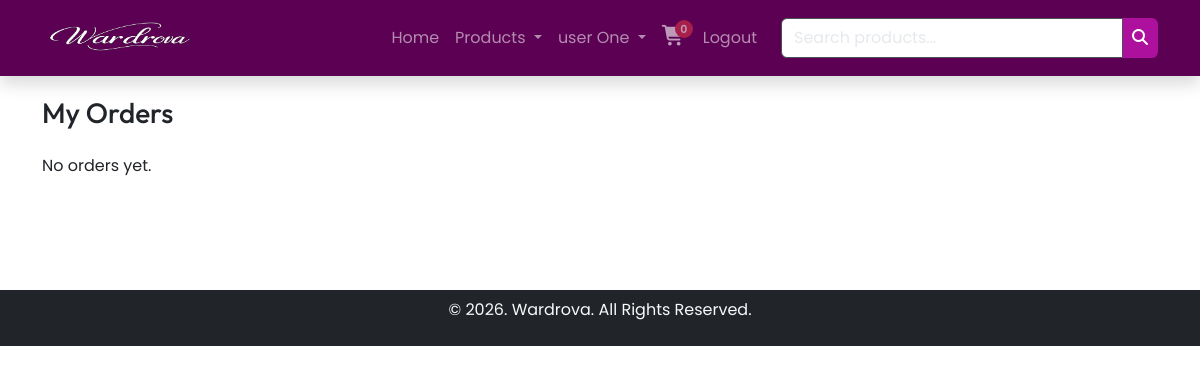
The page /orders.php (signed in) on the database as committed earlier.
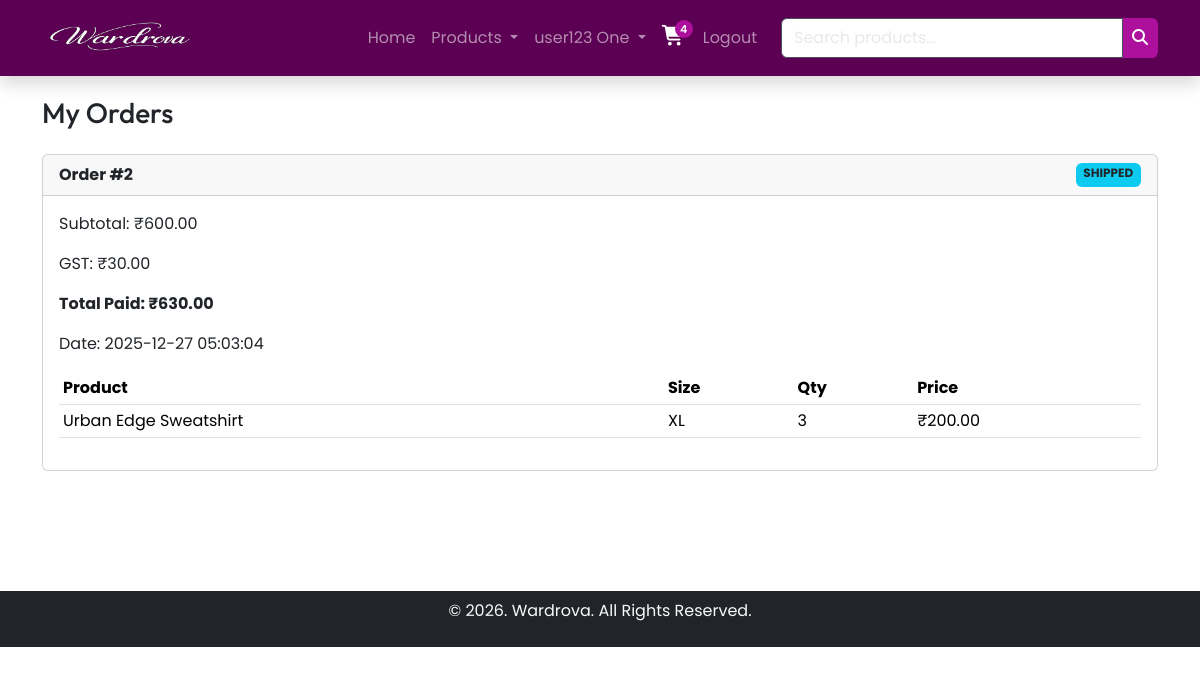
The same page on the database as committed later.
### tables this page shows
CREATE TABLE `orders` (
  `id` int(11) NOT NULL,
  `user_id` int(11) NOT NULL,
  `total_amount` decimal(10,2) NOT NULL,
  `gst_amount` decimal(10,2) NOT NULL,
  `grand_total` decimal(10,2) NOT NULL,
  `status` varchar(20) DEFAULT 'placed',
  `created_at` timestamp NOT NULL DEFAULT current_timestamp()
);

CREATE TABLE `order_items` (
  `id` int(11) NOT NULL,
  `order_id` int(11) NOT NULL,
  `product_id` int(11) NOT NULL,
  `size` varchar(10) NOT NULL,
  `quantity` int(11) NOT NULL,
  `price` decimal(10,2) NOT NULL
);

CREATE TABLE `products` (
  `id` int(11) NOT NULL,
  `category_id` int(11) NOT NULL,
  `name` varchar(100) NOT NULL,
  `description` text DEFAULT NULL,
  `price` decimal(10,2) NOT NULL,
  `created_at` timestamp NOT NULL DEFAULT current_timestamp()
);

### orders.php (the view, shortened to what this page needs)
<?php
include 'includes/header.php';
include 'includes/db_con.php';
$user_id = $_SESSION['user_id'];
$orders_q = mysqli_query(
    $conn,
    "SELECT * FROM orders
     WHERE user_id='$user_id'
     ORDER BY id DESC"
);
?>
<section class="py-5">
<div class="container py-5">
<h3 class="mb-4">My Orders</h3>
<?php if (mysqli_num_rows($orders_q) == 0) { ?>
    <p>No orders yet.</p>
<?php } ?>
<?php while ($order = mysqli_fetch_assoc($orders_q)) { ?>
<div class="card mb-4">
<div class="card-header d-flex justify-content-between">
    <strong>Order #<?= $order['id']; ?></strong>
    <span class="badge bg-info text-dark text-uppercase">
        <?= $order['status']; ?>
    </span>
</div>
<div class="card-body">
    <p>Subtotal: ₹<?= $order['total_amount']; ?></p>
<p>GST: ₹<?= $order['gst_amount']; ?></p>
<p><strong>Total Paid: ₹<?= $order['grand_total']; ?></strong></p>
    <p>Date: <?= $order['created_at']; ?></p>
    <table class="table table-sm">
        <thead>
            <tr>
                <th>Product</th>
                <th>Size</th>
                <th>Qty</th>
                <th>Price</th>
            </tr>
        </thead>
        <tbody>
        <?php
        $items_q = mysqli_query(
            $conn,
            "SELECT oi.*, p.name
             FROM order_items oi
             JOIN products p ON oi.product_id = p.id
             WHERE oi.order_id='{$order['id']}'"
        );
        while ($item = mysqli_fetch_assoc($items_q)) {
        ?>
            <tr>
                <td><?= htmlspecialchars($item['name']); ?></td>
                <td><?= $item['size']; ?></td>
                <td><?= $item['quantity']; ?></td>
                <td>₹<?= $item['price']; ?></td>
            </tr>
        <?php } ?>
        </tbody>
    </table>
</div>
</div>
<?php } ?>
</div>
</section>
<?php include 'includes/footer.php'; ?>

### includes/header.php (shortened to what this page needs)
<?php session_start();
include 'includes/db_con.php';
$isUserLoggedIn = (
    isset($_SESSION['user_id'], $_SESSION['user_role']) &&
    $_SESSION['user_role'] === 'user'
);
?>
<!DOCTYPE html>
<html lang="en">
<head>
  <link href="https://cdn.jsdelivr.net/npm/bootstrap@5.3.8/dist/css/bootstrap.min.css" rel="stylesheet"
 />
  <link rel="stylesheet" href="https://cdnjs.cloudflare.com/ajax/libs/font-awesome/7.0.1/css/all.min.css"
 />
  <link rel="stylesheet" href="assets/css/style.css" />
</head>
<body>
  <nav class="navbar navbar-expand-lg bg-nav fixed-top shadow" data-bs-theme="dark">
    <div class="container">
      <a class="navbar-brand" href="index.php"><img src="images/logo2.png" class="img-fluid" width="150px"></a>
      <div class="collapse navbar-collapse" id="navbarSupportedContent">
        <ul class="navbar-nav ms-auto mb-2 mb-lg-0">
          <li class="nav-item">
            <a class="nav-link" href="index.php">Home</a>
          </li>
          <li class="nav-item dropdown">
            <a class="nav-link dropdown-toggle" href="#" role="button" data-bs-toggle="dropdown" aria-expanded="false">
              Products
            </a>
          </li>
          <?php if ($isUserLoggedIn) {
            ?>
           <li class="nav-item dropdown">
            <a class="nav-link dropdown-toggle" href="#" role="button" data-bs-toggle="dropdown" aria-expanded="false">
              <?= $_SESSION['user_name']?>
            </a>
          </li>
            <?php
            $cart_count = 0;
            if (isset($_SESSION['user_id'])) {
              $uid = $_SESSION['user_id'];
              $cart_count_q = "SELECT SUM(quantity) AS total_items FROM `cart` WHERE user_id=$uid";
              $cart_res = mysqli_query($conn, $cart_count_q);
              $cart_data = mysqli_fetch_assoc($cart_res);
              $cart_count = $cart_data['total_items'] ?? 0;
            }
            ?>
            <li class="nav-item">
              <?php if ($cart_count > 0) { ?>
                <a href="my_cart.php" class="nav-link cart-link">
                  <i class="fa-solid fa-cart-shopping fa-lg"></i>
                  <span id="cartBadge" class="cart-badge badge-active">
                    <?= $cart_count ?>
                  </span>
                </a>
              <?php } else { ?>
                <a href="#" class="nav-link cart-link cart-disabled" onclick="return false;" disabled>
                  <i class="fa-solid fa-cart-shopping fa-lg"></i>
                  <span id="cartBadge" class="cart-badge badge-empty">
                    0
                  </span>
                </a>
              <?php } ?>
            </li>
            <li class="nav-item">
              <a href="logout.php" class="nav-link">Logout</a>
            </li>
            <?php
          }
          ?>
          <form class="d-flex" method="get" action="products.php">
            <div class="input-group">
              <input type="search" id="search" class="form-control ms-3" name="search" placeholder="Search products..."
                value="<?= $_GET['search'] ?? '' ?>">
              <button class="cust_btn_search" type="submit">
                <i class="fas fa-search"></i>
              </button>
            </div>
          </form>
        </ul>
      </div>
    </div>
  </nav>

Rows that differ between the two databases and show on the page:
added orders: id "2", status "SHIPPED", total_amount "600.00", gst_amount "30.00", grand_total "630.00", created_at "2025-12-27 05:03:04"
added order_items: product.name "Urban Edge Sweatshirt", size "XL", quantity "3", price "200.00"
Other text that changed with them:
$_SESSION['user_name']: "user One" → "user123 One"
$cart_count: (not shown) → "4"
text no longer shown: "0 No orders yet."
